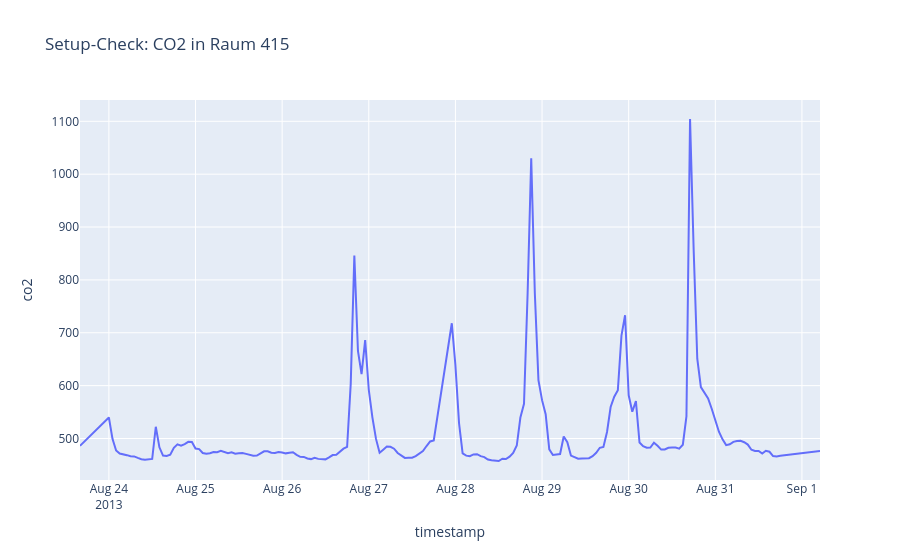

Notebook code for this chart:
### Markdown cell above
## 3. Daten einlesen und plotten

Wenn alles funktioniert, siehst du unten eine kleine Tabelle und ein interaktives Diagramm.

### Code cell
try:
    import pandas as pd
    import plotly.express as px

    if not (data_dir / "data_resampled.csv").is_file():
        print("[--]     Übersprungen, weil die Daten fehlen (siehe oben).")
    else:
        df = pd.read_csv("../data/data_resampled.csv", parse_dates=["timestamp"])
        ok(f"Daten eingelesen: {len(df)} Zeilen")
        room = df[(df["room_id"] == 415) & (df["co2"] > 0)]
        fig = px.line(room, x="timestamp", y="co2", title="Setup-Check: CO2 in Raum 415")
        fig.show()
        display(df.head(3))
except Exception as error:
    problem(
        f"Daten konnten nicht eingelesen oder geplottet werden ({type(error).__name__}: {error}).",
        "Behebe zuerst die Fehler weiter oben und führe danach alle Zellen erneut aus.",
    )

### Figure 1 — Plotly figure (JSON) as saved in the notebook; plotly's stock layout.template omitted (floating-point values rounded to 4 significant figures; data arrays with more than 128 entries replaced by an {"elided": "..."} marker saying what was removed)
{"data": [{"hovertemplate": "timestamp=%{x}<br>co2=%{y}<extra></extra>", "legendgroup": "", "line": {"color": "#636efa", "dash": "solid"}, "marker": {"symbol": "circle"}, "mode": "lines", "name": "", "orientation": "v", "showlegend": false, "x": {"elided": "187 str values"}, "xaxis": "x", "y": {"elided": "187 float values"}, "yaxis": "y", "type": "scatter"}], "layout": {"xaxis": {"anchor": "y", "domain": [0.0, 1.0], "title": {"text": "timestamp"}}, "yaxis": {"anchor": "x", "domain": [0.0, 1.0], "title": {"text": "co2"}}, "legend": {"tracegroupgap": 0}, "title": {"text": "Setup-Check: CO2 in Raum 415"}}}
